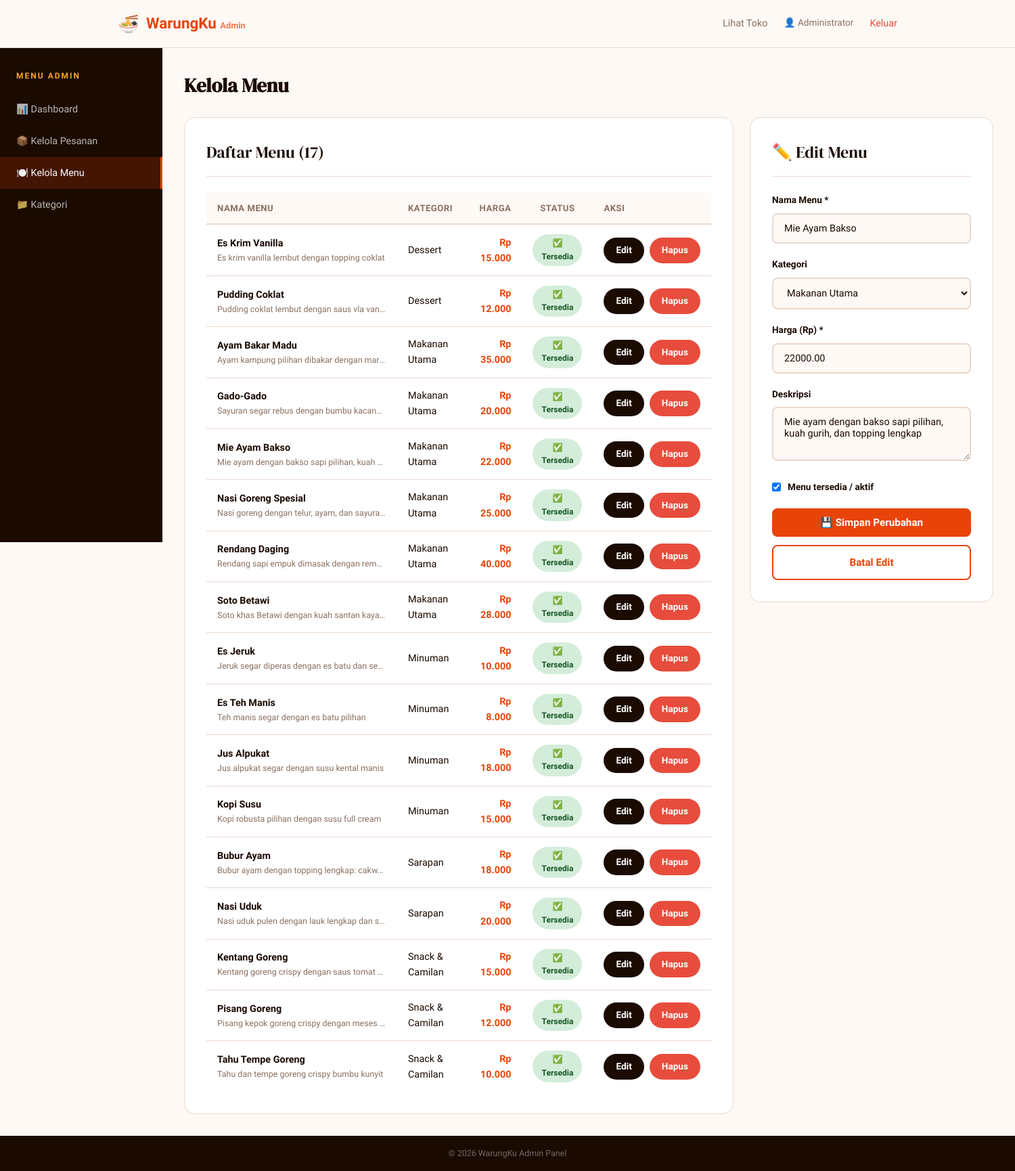
Screenshot of /menu.php?edit=2 (signed in) with the database file from the repository.
### tables this page shows
CREATE TABLE IF NOT EXISTS menu (
    id INT AUTO_INCREMENT PRIMARY KEY,
    kategori_id INT,
    nama VARCHAR(200) NOT NULL,
    deskripsi TEXT,
    harga DECIMAL(10,2) NOT NULL,
    gambar VARCHAR(255) DEFAULT NULL,
    tersedia TINYINT(1) DEFAULT 1,
    created_at TIMESTAMP DEFAULT CURRENT_TIMESTAMP,
    FOREIGN KEY (kategori_id) REFERENCES kategori(id) ON DELETE SET NULL
);

CREATE TABLE IF NOT EXISTS kategori (
    id INT AUTO_INCREMENT PRIMARY KEY,
    nama VARCHAR(100) NOT NULL,
    ikon VARCHAR(10) DEFAULT '🍽️',
    created_at TIMESTAMP DEFAULT CURRENT_TIMESTAMP
);

### config.php (called while the page is built, shortened)
<?php
function formatHarga($harga) {
    return CURRENCY . ' ' . number_format($harga, 0, ',', '.');
}

### menu.php (the view, shortened to what this page needs)
<?php
require_once '../includes/config.php';
$db = getDB();
$menus     = $db->query("SELECT m.*, k.nama AS nama_kategori FROM menu m LEFT JOIN kategori k ON m.kategori_id = k.id ORDER BY k.nama, m.nama")->fetch_all(MYSQLI_ASSOC);
$kategoris = $db->query("SELECT * FROM kategori ORDER BY nama")->fetch_all(MYSQLI_ASSOC);
$editMenu = null;
if (isset($_GET['edit'])) {
    $eid = (int)$_GET['edit'];
    $stmt = $db->prepare("SELECT * FROM menu WHERE id = ?");
    $stmt->bind_param('i', $eid);
    $stmt->execute();
    $editMenu = $stmt->get_result()->fetch_assoc();
}
require_once 'header-admin.php';
?>
<div style="display:grid;grid-template-columns:1fr 360px;gap:1.5rem;align-items:start">
    <div class="card">
        <div class="card-title">Daftar Menu (<?= count($menus) ?>)</div>
        <div class="table-responsive">
            <table>
                <thead>
                    <tr>
                        <th>Nama Menu</th>
                        <th>Kategori</th>
                        <th style="text-align:right">Harga</th>
                        <th style="text-align:center">Status</th>
                        <th>Aksi</th>
                    </tr>
                </thead>
                <tbody>
                    <?php foreach ($menus as $m): ?>
                    <tr>
                        <td>
                            <strong><?= htmlspecialchars($m['nama']) ?></strong>
                            <?php if ($m['deskripsi']): ?>
                            <div style="font-size:.78rem;color:var(--text-muted);max-width:250px;overflow:hidden;text-overflow:ellipsis;white-space:nowrap">
                                <?= htmlspecialchars($m['deskripsi']) ?>
                            </div>
                            <?php endif; ?>
                        </td>
                        <td><?= htmlspecialchars($m['nama_kategori'] ?? '-') ?></td>
                        <td style="text-align:right;font-weight:600;color:var(--primary)"><?= formatHarga($m['harga']) ?></td>
                        <td style="text-align:center">
                            <a href="menu.php?toggle=<?= $m['id'] ?>"
                               style="display:inline-block;padding:4px 12px;border-radius:999px;font-size:.75rem;font-weight:700;<?= $m['tersedia'] ? 'background:#D4EDDA;color:#155724' : 'background:#F8D7DA;color:#721C24' ?>">
                                <?= $m['tersedia'] ? '✅ Tersedia' : '❌ Habis' ?>
                            </a>
                        </td>
                        <td>
                            <div style="display:flex;gap:.5rem">
                                <a href="menu.php?edit=<?= $m['id'] ?>" class="btn btn-sm btn-dark">Edit</a>
                                <a href="menu.php?hapus=<?= $m['id'] ?>" class="btn btn-sm btn-danger"
                                   onclick="return confirmDelete('Hapus menu <?= htmlspecialchars(addslashes($m['nama'])) ?>?')">Hapus</a>
                            </div>
                        </td>
                    </tr>
                    <?php endforeach; ?>
                </tbody>
            </table>
        </div>
    </div>
    <div class="card" style="position:sticky;top:90px">
        <div class="card-title"><?= $editMenu ? '✏️ Edit Menu' : '➕ Tambah Menu Baru' ?></div>
        <form method="POST">
            <div class="form-group">
                <label>Nama Menu *</label>
                <input type="text" name="nama" value="<?= htmlspecialchars($editMenu['nama'] ?? '') ?>" required placeholder="Nama menu">
            </div>
            <div class="form-group">
                <label>Kategori</label>
                <select name="kategori_id">
                    <?php foreach ($kategoris as $kat): ?>
                    <option value="<?= $kat['id'] ?>" <?= ($editMenu['kategori_id'] ?? '') == $kat['id'] ? 'selected' : '' ?>>
                        <?= htmlspecialchars($kat['nama']) ?>
                    </option>
                    <?php endforeach; ?>
                </select>
            </div>
            <div class="form-group">
                <label>Harga (Rp) *</label>
                <input type="number" name="harga" value="<?= $editMenu['harga'] ?? '' ?>" required min="0" step="500" placeholder="25000">
            </div>
            <div class="form-group">
                <label>Deskripsi</label>
                <textarea name="deskripsi" placeholder="Deskripsi singkat menu..."><?= htmlspecialchars($editMenu['deskripsi'] ?? '') ?></textarea>
            </div>
            <div class="form-group" style="display:flex;align-items:center;gap:10px">
                <input type="checkbox" name="tersedia" id="tersedia" style="width:auto"
                       <?= ($editMenu['tersedia'] ?? 1) ? 'checked' : '' ?>>
                <label for="tersedia" style="margin:0;cursor:pointer">Menu tersedia / aktif</label>
            </div>
            <button type="submit" class="btn btn-primary btn-block">
                <?= $editMenu ? '💾 Simpan Perubahan' : '➕ Tambah Menu' ?>
            </button>
            <?php if ($editMenu): ?>
            <a href="menu.php" class="btn btn-outline btn-block" style="margin-top:.75rem">Batal Edit</a>
            <?php endif; ?>
        </form>
    </div>
</div>
<?php require_once 'footer-admin.php'; ?>

### style.css (style rules this page uses)
:root { --primary: #E8440A; --primary-dark: #C4350A; --primary-light: #FF6B35; --accent: #F5A623; --bg: #FFF9F5; --bg-card: #FFFFFF; --bg-dark: #1A0A00; --text: #1A0A00; --text-muted: #8A7060; --text-light: #BFA89A; --border: #EAD8CC; --success: #2ECC71; --warning: #F39C12; --danger: #E74C3C; --info: #3498DB; --shadow-sm: 0 2px 8px rgba(232,68,10,0.08); --shadow-md: 0 8px 32px rgba(232,68,10,0.12); --shadow-lg: 0 16px 48px rgba(232,68,10,0.16); --radius: 16px; --radius-sm: 8px; --radius-lg: 24px; }
* { margin: 0; padding: 0; box-sizing: border-box; }
body { font-family: 'Sora', sans-serif; background: var(--bg); color: var(--text); line-height: 1.6; min-height: 100vh; display: flex; flex-direction: column; }
a { text-decoration: none; color: inherit; }
.btn { display: inline-flex; align-items: center; gap: 8px; padding: 12px 28px; border-radius: 999px; font-weight: 600; font-size: .95rem; border: none; cursor: pointer; transition: all .2s; font-family: 'Sora', sans-serif; }
.btn-primary { background: var(--primary); color: white; }
.btn-outline { background: transparent; color: var(--primary); border: 2px solid var(--primary); }
.btn-dark { background: var(--bg-dark); color: white; }
.btn-danger { background: var(--danger); color: white; }
.btn-sm { padding: 8px 18px; font-size: .85rem; }
.btn-block { width: 100%; justify-content: center; border-radius: var(--radius-sm); }
.card { background: var(--bg-card); border-radius: var(--radius); border: 1px solid var(--border); padding: 2rem; }
.card-title { font-family: 'DM Serif Display', serif; font-size: 1.5rem; margin-bottom: 1.5rem; padding-bottom: 1rem; border-bottom: 1px solid var(--border); }
.form-group { margin-bottom: 1.25rem; }
.form-group label { display: block; font-weight: 600; font-size: .85rem; margin-bottom: .5rem; color: var(--text); }
.form-group input, .form-group textarea, .form-group select { width: 100%; padding: 12px 16px; border: 2px solid var(--border); border-radius: var(--radius-sm); font-family: 'Sora', sans-serif; font-size: .9rem; background: var(--bg); color: var(--text); transition: border-color .2s; outline: none; }
.form-group textarea { resize: vertical; min-height: 80px; }
.table-responsive { overflow-x: auto; }
table { width: 100%; border-collapse: collapse; }
table th { text-align: left; padding: 12px 16px; background: var(--bg); font-size: .82rem; font-weight: 700; color: var(--text-muted); text-transform: uppercase; letter-spacing: .5px; border-bottom: 2px solid var(--border); }
table td { padding: 14px 16px; border-bottom: 1px solid var(--border); font-size: .9rem; }
table tr:last-child td { border-bottom: none; }

### rows the page displays
menu: nama "Es Krim Vanilla", deskripsi "Es krim vanilla lembut dengan topping coklat", kategori.nama "Dessert", harga "Rp 15.000", tersedia "✅ Tersedia"
menu: nama "Pudding Coklat", deskripsi "Pudding coklat lembut dengan saus vla van…", kategori.nama "Dessert", harga "Rp 12.000", tersedia "✅ Tersedia"
menu: nama "Ayam Bakar Madu", deskripsi "Ayam kampung pilihan dibakar dengan mar…", kategori.nama "Makanan Utama", harga "Rp 35.000", tersedia "✅ Tersedia"
menu: nama "Gado-Gado", deskripsi "Sayuran segar rebus dengan bumbu kacan…", kategori.nama "Makanan Utama", harga "Rp 20.000", tersedia "✅ Tersedia"
menu: nama "Mie Ayam Bakso", deskripsi "Mie ayam dengan bakso sapi pilihan, kuah…", kategori.nama "Makanan Utama", harga "Rp 22.000", shows "✅ Tersedia", kategori_id "Makanan Utama", harga "22000.00", deskripsi "Mie ayam dengan bakso sapi pilihan, kuah gurih, dan topping lengkap", tersedia "☑"
menu: nama "Nasi Goreng Spesial", deskripsi "Nasi goreng dengan telur, ayam, dan sayura…", kategori.nama "Makanan Utama", harga "Rp 25.000", tersedia "✅ Tersedia"
menu: nama "Rendang Daging", deskripsi "Rendang sapi empuk dimasak dengan rem…", kategori.nama "Makanan Utama", harga "Rp 40.000", tersedia "✅ Tersedia"
menu: nama "Soto Betawi", deskripsi "Soto khas Betawi dengan kuah santan kaya…", kategori.nama "Makanan Utama", harga "Rp 28.000", tersedia "✅ Tersedia"
menu: nama "Es Jeruk", deskripsi "Jeruk segar diperas dengan es batu dan se…", kategori.nama "Minuman", harga "Rp 10.000", tersedia "✅ Tersedia"
menu: nama "Es Teh Manis", deskripsi "Teh manis segar dengan es batu pilihan", kategori.nama "Minuman", harga "Rp 8.000", tersedia "✅ Tersedia"
menu: nama "Jus Alpukat", deskripsi "Jus alpukat segar dengan susu kental manis", kategori.nama "Minuman", harga "Rp 18.000", tersedia "✅ Tersedia"
menu: nama "Kopi Susu", deskripsi "Kopi robusta pilihan dengan susu full cream", kategori.nama "Minuman", harga "Rp 15.000", tersedia "✅ Tersedia"
menu: nama "Bubur Ayam", deskripsi "Bubur ayam dengan topping lengkap: cakw…", kategori.nama "Sarapan", harga "Rp 18.000", tersedia "✅ Tersedia"
menu: nama "Nasi Uduk", deskripsi "Nasi uduk pulen dengan lauk lengkap dan s…", kategori.nama "Sarapan", harga "Rp 20.000", tersedia "✅ Tersedia"
menu: nama "Kentang Goreng", deskripsi "Kentang goreng crispy dengan saus tomat…", kategori.nama "Snack & Camilan", harga "Rp 15.000", tersedia "✅ Tersedia"
menu: nama "Pisang Goreng", deskripsi "Pisang kepok goreng crispy dengan meses…", kategori.nama "Snack & Camilan", harga "Rp 12.000", tersedia "✅ Tersedia"
menu: nama "Tahu Tempe Goreng", deskripsi "Tahu dan tempe goreng crispy bumbu kunyit", kategori.nama "Snack & Camilan", harga "Rp 10.000", tersedia "✅ Tersedia"

### other values shown
SITE_NAME "WarungKu"
$_SESSION['admin_name'] "Administrator"
$l['icon'] "📊"
$l['label'] "Dashboard"
$l['icon'] "📦"
$l['label'] "Kelola Pesanan"
$l['icon'] "🍽️"
$l['label'] "Kelola Menu"
$l['icon'] "📁"
$l['label'] "Kategori"
$pageTitle "Kelola Menu"
count($menus) "17"
